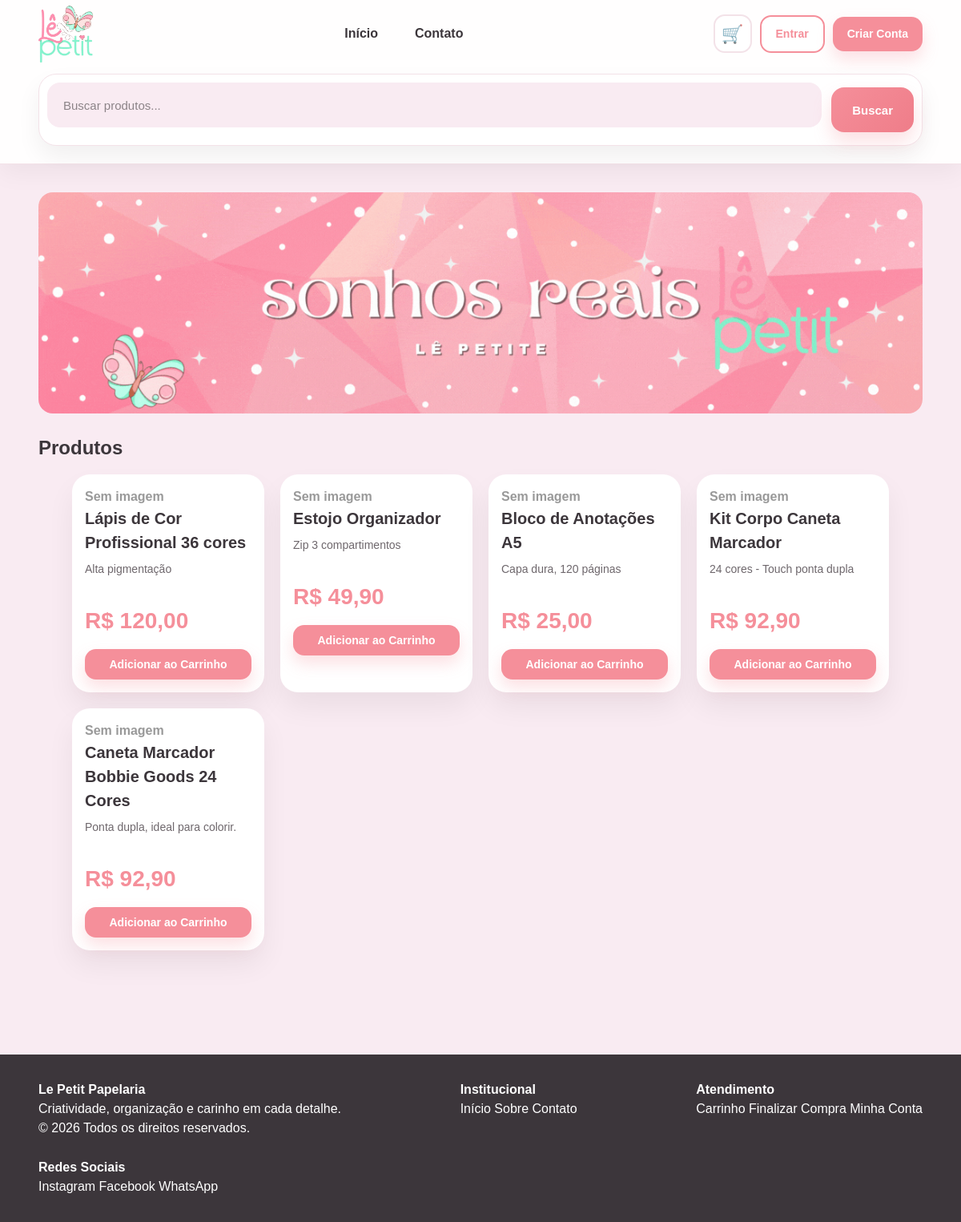
The page / on the database its author committed.
### tables this page shows
CREATE TABLE `products` (
  `id` int(11) NOT NULL,
  `nome` varchar(255) NOT NULL,
  `descricao` text DEFAULT NULL,
  `preco` decimal(10,2) NOT NULL,
  `imagem` varchar(255) DEFAULT NULL,
  `categoria` varchar(100) DEFAULT NULL,
  `marca` varchar(100) DEFAULT NULL,
  `created_at` timestamp NOT NULL DEFAULT current_timestamp()
);

### index.php (the view, shortened to what this page needs)
<?php
require 'config.php';
require 'header.php';
$page = max(1, (int)($_GET['page'] ?? 1));
$perPage = 12;
$offset = ($page - 1) * $perPage;
$where = '';
$sql = "SELECT * FROM products $where ORDER BY id DESC LIMIT :limit OFFSET :offset";
$stmt = $pdo->prepare($sql);
$stmt->bindValue(':limit', $perPage, PDO::PARAM_INT);
$stmt->bindValue(':offset', $offset, PDO::PARAM_INT);
$stmt->execute();
$products = $stmt->fetchAll();
?>
<section class="hero">
    <img src="uploads/hero.gif" alt="Banner" style="width:100%;border-radius:18px;">
</section>
<h2 style="margin:25px 0 15px;">Produtos</h2>
<div class="cards">
<?php foreach ($products as $p): ?>
<div class="card">
<?php if (!empty($p['imagem'])): ?>
<img src="uploads/<?= htmlspecialchars($p['imagem']) ?>" class="product-img">
<?php else: ?>
<div class="no-image">Sem imagem</div>
<?php endif; ?>
<h3><?= htmlspecialchars($p['nome']) ?></h3>
<p class="desc">
<?= htmlspecialchars(mb_strimwidth($p['descricao'],0,90,'...')) ?>
</p>
<div class="price">
R$ <?= number_format($p['preco'],2,',','.') ?>
</div>
<form action="cart_actions.php?action=add" method="post">
<button class="btn full">
Adicionar ao Carrinho
</button>
</form>
</div>
<?php endforeach; ?>
</div>
<?php require 'footer.php'; ?>

### header.php (shortened to what this page needs)
<?php
$user = $_SESSION['user'] ?? null;
?>
<!DOCTYPE html>
<html lang="pt-BR">
<head>
<link rel="stylesheet" href="style.css?v=8">
</head>
<body>
<header class="header">
    <div class="topbar">
        <a href="index.php" class="logo">
            <img src="uploads/logo.png" alt="Le Petit Papelaria">
        </a>
        <nav class="menu">
            <a href="index.php">Início</a>
            <a href="contato.php">Contato</a>
        </nav>
        <div class="actions">
            <a href="cart.php" class="cart-btn" title="Carrinho">
                🛒
            </a>
            <?php if ($user): ?>
                <span class="welcome">
                    Olá, <?= htmlspecialchars($user['nome']) ?>
                </span>
                <?php if (($user['role'] ?? '') === 'admin'): ?>
                    <a href="admin.php" class="btn-outline">
                        Admin
                    </a>
                <?php endif; ?>
                <a href="logout.php" class="btn">
                    Sair
                </a>
            <?php else: ?>
                <a href="login.php" class="btn-outline">
                    Entrar
                </a>
                <a href="register.php" class="btn">
                    Criar Conta
                </a>
            <?php endif; ?>
        </div>
    </div>
    <div class="search-area">
        <form action="index.php" method="get">
            <input
                type="text"
                name="q"
                placeholder="Buscar produtos..."
                value="<?= htmlspecialchars($_GET['q'] ?? '') ?>"
            >
            <button type="submit">
                Buscar
            </button>
        </form>
    </div>
</header>
<main class="page">

### footer.php (shortened to what this page needs)
</main>
<footer class="footer">
    <div class="footer-content">
        <div class="footer-brand">
            <strong>Le Petit Papelaria</strong>
            <p>
                Criatividade, organização e carinho em cada detalhe.
            </p>
            <span>
                © <?= date('Y') ?> Todos os direitos reservados.
            </span>
        </div>
        <div class="footer-column">
            <h4>Institucional</h4>
            <a href="index.php">Início</a>
            <a href="sobre.php">Sobre</a>
            <a href="contato.php">Contato</a>
        </div>
        <div class="footer-column">
            <h4>Atendimento</h4>
            <a href="cart.php">Carrinho</a>
            <a href="checkout.php">Finalizar Compra</a>
            <a href="login.php">Minha Conta</a>
        </div>
        <div class="footer-column">
            <h4>Redes Sociais</h4>
            <a href="https://instagram.com/" target="_blank">
                Instagram
            </a>
            <a href="https://facebook.com/" target="_blank">
                Facebook
            </a>
            <a href="https://wa.me/" target="_blank">
                WhatsApp
            </a>
        </div>
    </div>
</footer>
</body>
</html>

### style.css (style rules this page uses)
* { margin:0; padding:0; box-sizing:border-box; }
html { scroll-behavior:smooth; }
body { font-family:Arial, Helvetica, sans-serif; background:#f9ebf2; color:#3c363b; line-height:1.5; }
a { text-decoration:none; color:inherit; }
img { max-width:100%; display:block; }
.page { width:92%; max-width:1300px; margin:auto; padding:35px 0 60px; min-height:70vh; }
.header { position:sticky; top:0; z-index:999; background:rgba(255,255,255,.92); backdrop-filter:blur(10px); border-bottom:1px solid #f3e2e8; box-shadow:0 10px 30px rgba(0,0,0,.05); }
.topbar { width:92%; max-width:1300px; margin:auto; min-height:84px; display:flex; align-items:center; justify-content:space-between; gap:25px; }
.logo img { height:72px; object-fit:contain; }
.menu { display:flex; gap:18px; flex-wrap:wrap; }
.menu a { padding:10px 14px; border-radius:12px; font-weight:700; color:#3c363b; transition:.2s ease; }
.actions { display:flex; align-items:center; gap:10px; flex-wrap:wrap; }
.btn, .btn-outline { padding:11px 18px; border-radius:14px; font-weight:700; cursor:pointer; transition:.25s ease; font-size:14px; }
.btn { border:none; background:#f58f9a; color:#fff; box-shadow:0 10px 20px rgba(245,143,154,.28); }
.btn-outline { border:2px solid #f58f9a; background:#fff; color:#f58f9a; }
.full { width:100%; }
.cart-btn { width:48px; height:48px; border-radius:14px; background:#fff; border:2px solid #f3e2e8; display:flex; align-items:center; justify-content:center; position:relative; font-size:22px; transition:.2s; }
.search-area { width:92%; max-width:1300px; margin:auto; padding:8px 0 22px; }
.search-area form { display:flex; gap:12px; align-items:center; background:#ffffff; padding:10px; border-radius:22px; box-shadow:0 14px 30px rgba(0,0,0,.06); border:1px solid #f3e2e8; }
.search-area input { flex:1; height:56px; border:2px solid transparent; border-radius:16px; background:#f9ebf2; padding:0 18px; font-size:15px; color:#3c363b; outline:none; transition:.25s ease; }
.search-area input::placeholder { color:#8c8488; }
.search-area button { height:56px; padding:0 26px; border:none; border-radius:16px; background:linear-gradient(135deg,#f58f9a,#ef7d89); color:#fff; font-weight:700; font-size:15px; cursor:pointer; transition:.25s ease; box-shadow:0 12px 22px rgba(245,143,154,.28); }
.cards { display:grid; grid-template-columns:repeat(auto-fit, minmax(210px, 240px)); gap:20px; justify-content:center; }
.card { background:#fff; border-radius:22px; padding:16px; box-shadow:0 18px 35px rgba(0,0,0,.06); transition:.25s ease; display:flex; flex-direction:column; }
.no-image { font-weight:700; color:#999; }
.card h3 { font-size:20px; margin-bottom:8px; }
.desc { font-size:14px; color:#6e676c; min-height:42px; margin-bottom:12px; }
.price { font-size:28px; font-weight:800; color:#f58f9a; margin-bottom:14px; }
input, textarea, select { width:100%; border:none; background:#f9ebf2; padding:14px; border-radius:14px; margin-bottom:12px; outline:none; }
.footer { margin-top:70px; background:#3c363b; color:#fff; }
.footer-content { width:92%; max-width:1300px; margin:auto; padding:32px 0; display:flex; justify-content:space-between; gap:25px; flex-wrap:wrap; }

### rows shown on the page
products: shows "Sem imagem", nome "Lápis de Cor Profissional 36 cores", descricao "Alta pigmentação", preco "120,00"
products: shows "Sem imagem", nome "Estojo Organizador", descricao "Zip 3 compartimentos", preco "49,90"
products: shows "Sem imagem", nome "Bloco de Anotações A5", descricao "Capa dura, 120 páginas", preco "25,00"
products: shows "Sem imagem", nome "Kit Corpo Caneta Marcador", descricao "24 cores - Touch ponta dupla", preco "92,90"
products: shows "Sem imagem", nome "Caneta Marcador Bobbie Goods 24 Cores", descricao "Ponta dupla, ideal para colorir.", preco "92,90"
